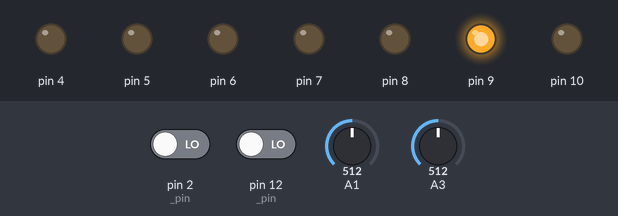
A sketch run on a simulated Arduino Uno, built with avr-gcc and run on an emulated ATmega328P. Shown: output pins drawn as LEDs (lit = HIGH). The test bench sets the inputs (shaded band); at power-on: pin 12 (_pin) LOW, pin 2 (_pin) LOW, A1 = 512, A3 = 512.

Above: at 1.2 s.
1.3 s: pin 12 (_pin) driven HIGH
At 1.7 s:
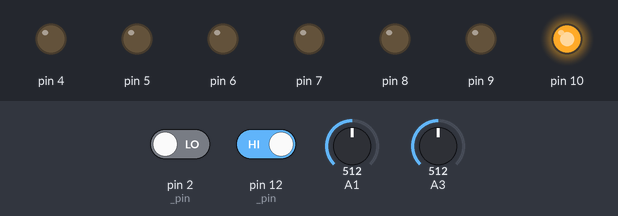
2.8 s: pin 12 (_pin) driven LOW
At 4.0 s:
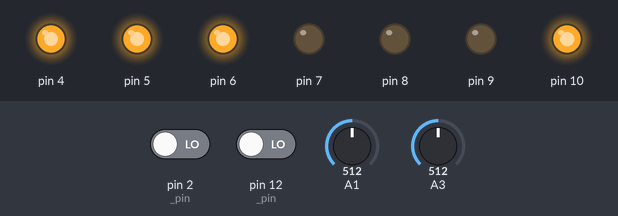
Timing chart, 0 to 5.8 s (numbered marks = the images above; inputs shaded):
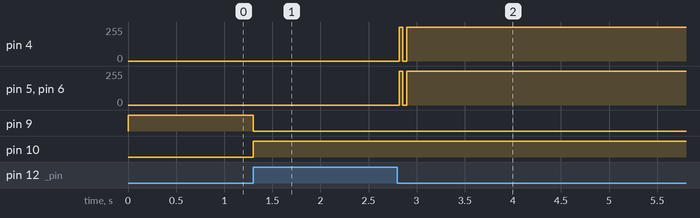

The sketch:

Main.ino
```cpp
#include "ColorLED.h"
#include "Button.h"
#include "Switch.h"
#include "Slide.h"
#include "Helper.h"
#include "LightSensor.h"
#include "LED.h"
#include "Microphone.h"

const int GREEN = 10;//color led input
const int RED = 9;//color led input
float sampleRate;
boolean showSR13 = true;//is Sample light on

ColorLED cLED = ColorLED(GREEN);//signifies sampling has started
Button btn = Button();//button instance
Switch swtch = Switch();//switch instance
Slide slide = Slide();//slide instance
Helper helper = Helper();//helper instance
LightSensor lSensor = LightSensor();//light sensor instance
LED led = LED(4);//in all cases where sampling is occuring led D4 will be on
Microphone mic = Microphone();//mic instance


//Samples data at a rate according to slide info.
void sample() {

  //if Var set to true you can via D13 see the sample rate
  static boolean output = HIGH;
    if(showSR13){//D13(LED) shows sample rate.
      digitalWrite(13, output);
      output = !output;
    }

  int hPin;//light sensor value mapped
  led.allOff();//turn of before getting new settings
  if(swtch.getData() == 0){//0 is set to light sensor readings
    int lightD = lSensor.getData();//get current readings
    hPin = helper.mapFloat(lightD,0,1023,1,6);//map value and store
    //Test code -
//      Serial.println("begin light---->");
//      Serial.println(hPin + 3);
//      Serial.println("--->");
//      Serial.println(lightD);
//      Serial.println("end light----->");

  //Light up leds based on sensor mappings
  for(int i = hPin; i > 0; i--){
    led.changePin(i+3);//add 3, LEDs start at 4
    led.on();
  }
  }else{
      int loud = mic.getData();
      hPin = helper.mapFloat(loud,0,1023,1,6);//map and store
        //Test code -
//      Serial.println("begin ---->");
//      Serial.println(hPin + 3);
//      Serial.println("--->");
//      Serial.println(loud);
//      Serial.println("end ----->");
      led.allOff();

      //Light up leds based on sensor mappings
        for(int i = hPin; i > 0; i--){
          led.changePin(i+3);//add 3, LEDs start at 4
          led.on();

        }
}
}

void setup()
{
    Serial.begin(57600);//init serial

    cLED.setPin(RED);//init set up of "sample on" light
    cLED.on();
}

void loop()
{
  //React to D12 Push
  if(btn.getData() == 1){
    //button has been pushed. Turn off red, turn on green
    cLED.setPin(RED);
    cLED.off();
    cLED.setPin(GREEN);
    cLED.on();

    //get slide value to determine sample rate
    sampleRate = helper.getSampleRate(slide.getData());

    //set timer to sampling rate
    MsTimer2::stop();
    MsTimer2::set(sampleRate,sample);
    MsTimer2::start();
  }
}
```

Button.cpp
```cpp
#include "Button.h"

Button::Button(){
  _pin = 12;//set pin
}

//retrieve data from button
int Button::getData(){
  return digitalRead(_pin);
}
```

Button.h
```cpp
#ifndef Button_h
#define Button_h
#include "Arduino.h"

using namespace std;

class Button{
  private:
  int  _pin;//board pin
  public:
    Button();//Constructor sets _pin
    int getData();//get data from pin D12
};


#endif
```

ColorLED.cpp
```cpp
#include "ColorLED.h"

ColorLED::ColorLED(int pin){
  if(pin < 9 || pin > 11){
    Serial.println("Not a valid input");
  }else{
  _pin = pin;//set pin to user intput
}
  pinMode(9, OUTPUT);
  pinMode(10, OUTPUT);
}

void ColorLED::on(){
  digitalWrite(_pin,HIGH);
}

void ColorLED::off(){
  digitalWrite(_pin,LOW);
}

void ColorLED::setPin(int pin){
  if(pin < 9 || pin > 11){
    Serial.println("LEDs are pins 9, 10 and 11");
    Serial.print("Cannot set LED to pin ");
  }else{
       _pin = pin;
  }
}
```

ColorLED.h
```cpp
#ifndef ColorLED_h
#define ColorLED_h
#include "Arduino.h"

using namespace std;

class ColorLED{
  private:
    int _pin;//current colored led pin0

  public:
    ColorLED(int _pin);//consturtor, set pen
    void on();//turn on
    void off();//turn off
    void setPin(int pin);
};


#endif
```

Helper.cpp
```cpp
#include "Helper.h"

Helper::Helper(){};

float Helper::getSampleRate(float slideValue){
  if(slideValue < 0 || slideValue > 1023){
        Serial.println("Not a valid input, must be 0-1023");
  }else{
    hzValue = mapFloat(slideValue,0.0,1023.0,100.0,0.5);
    miliSec = (1/hzValue) * 1000;
  }
    return miliSec;
}


float Helper::mapFloat(float x, float in_min, float in_max, float out_min, float out_max)
{
 return (x - in_min) * (out_max - out_min) / (in_max - in_min) + out_min;
}
```

Helper.h
```cpp
#ifndef Helper_h
#define Helper_h

#include <MsTimer2.h>
#include "Arduino.h"

using namespace std;

class Helper{
    private:
    float hzValue;
    float miliSec;
    public:
    Helper();
    float getSampleRate(float slideValue);
    float mapFloat(float x, float in_min, float in_max, float out_min, float out_max);
};


#endif
```

LED.cpp
```cpp
#include "LED.h"
#include "Arduino.h"

LED::LED(short pin){
  if(pin < 4 || pin > 8){
    Serial.println("LEDs are pins 4-8 and 13");
    Serial.print("Cannot set LED to pin ");
  }else{
  _pin = pin;
}
  // Set INPUT OUTPUT
  pinMode(4, OUTPUT);
  pinMode(5, OUTPUT);
  pinMode(6, OUTPUT);
  pinMode(7, OUTPUT);
  pinMode(8, OUTPUT);
}

void LED::on(){
  digitalWrite(_pin,HIGH);//turn on
}

void LED::off(){
  digitalWrite(_pin,LOW);//turn off
}

void LED::changePin(int pin)
{
  if((pin < 4 || pin > 8) && pin != 13){
    Serial.println("LEDs are pins 4-8 and 13");
    Serial.print("Cannot set LED to pin ");
    Serial.println(pin);
  }
  else{
    _pin = pin;
  }


}

void LED::allOff(){
  digitalWrite(4,LOW);
  digitalWrite(5,LOW);
  digitalWrite(6,LOW);
  digitalWrite(7,LOW);
  digitalWrite(8,LOW);
}
```

LED.h
```cpp
#ifndef LED_h
#define LED_h
#include "Arduino.h"

using namespace std;

class LED{
private:
  short _pin;//current pin

public:
  LED(short _pin);
  void on();//turn led on
  void off();//turn led off
  void allOff();//all LEDs to LOW
  void changePin(int pin);

};


#endif
```

LightSensor.cpp
```cpp
#include "LightSensor.h"

LightSensor::LightSensor(){
  _pin = 1;//set pin
}

 int LightSensor::getData(){
  return analogRead(_pin);//read in data
}
```

LightSensor.h
```cpp
#ifndef LightSensor_h
#define LightSensor_h
#include "Arduino.h"

class LightSensor{
  private:
  int  _pin;//light sensor pin for digital sandbox

  public:
    LightSensor();//Constructor, sets _pin var
    int getData();//retrieve data from light sensor

};


#endif
```

Microphone.cpp
```cpp
#include "Microphone.h"

Microphone::Microphone(){
  _pin = 2;//set pin
}

int Microphone::getData(){
  return analogRead(2);//retrieve data fro mic
}
```

Microphone.h
```cpp
#ifndef Microphone_h
#define Microphone_h
#include "Arduino.h"

class Microphone{
  private:
    int _pin;//Mic pin for digital sandbox
  public:
    Microphone();//Constructor sets _pin var
    int getData();//retrieve data from mic sensor
};


#endif
```

Slide.cpp
```cpp
#include "Slide.h"

Slide::Slide(){
  _pin = 3;//set pin
}

int Slide::getData(){
  return analogRead(_pin);//retrieve pin data
}
```

Slide.h
```cpp
#ifndef Slide_h
#define Slide_h
#include "Arduino.h"

using namespace std;

class Slide{

  private:
    int _pin;//slider pin for digital sandbox

  public:
    Slide();//Constructor sets _pin
    int getData();//retrieve data from slider
};


#endif
```

Switch.cpp
```cpp
#include "Switch.h"

Switch::Switch(){
  _pin = 2;
}

int Switch::getData(){
  return digitalRead(_pin);
}
```

Switch.h
```cpp
#ifndef Switch_h
#define Switch_h
#include "Arduino.h"

using namespace std;

class Switch{

  private:
    int _pin;//switch pin for digital sandbox

  public:
    Switch();//constructor sets _pin variable
    int getData();//retrieve switch data
};


#endif
```

Measured:
- after the input at 1.3 s, pin 9: HIGH → LOW at once; pin 10: LOW → HIGH at once
- after the input at 2.8 s, pin 4: 0/255 → 252/255 at once; pin 5, pin 6: 0/255 → 253/255 at once
